Frame 1 (no input): blank canvas, image omitted
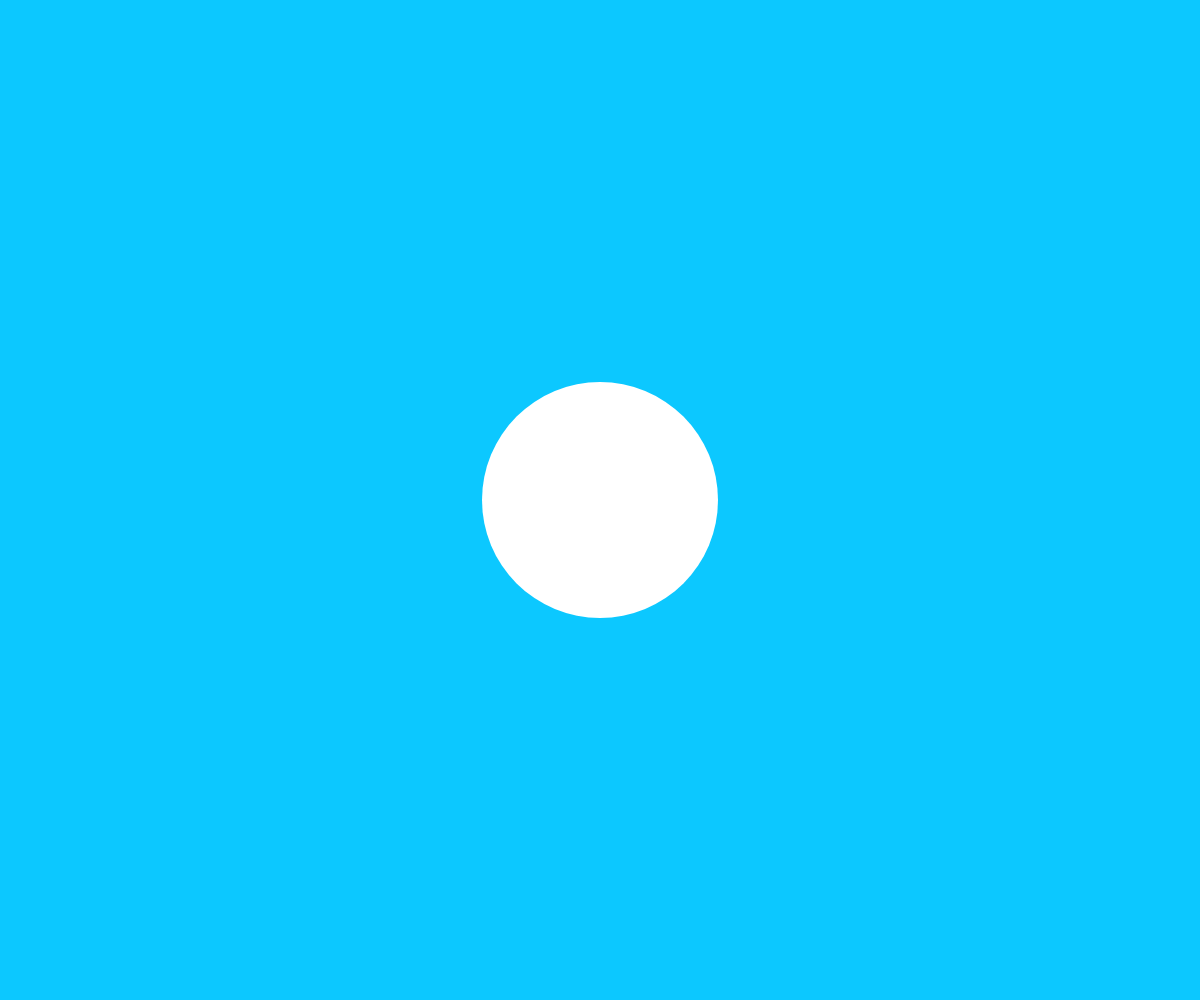
Frame 60 (no input)
Frame 120 (the mouse pressed at the canvas centre since frame 60): identical to frame 60, image omitted

The p5.js sketch that drew this single still picture (run headless with seeded random() and noise() and a simulated clock; from frame 60 on, the mouse is pressed at the canvas centre):

// p5.js sketch
// ── sketch.js
// Make Your Own (Growing Circle Exercise)
// Code! Programming with p5.js
// The Coding Train / Daniel Shiffman
// https://thecodingtrain.com/beginners/p5js/2.2-make-your-own.html
// https://youtu.be/dRhXIIFp-ys

// Make Your Own Variable: https://editor.p5js.org/codingtrain/sketches/xPXNdPy17
// Growing Circle Exercise: https://editor.p5js.org/codingtrain/sketches/ehbMJ-otC

let circleR = 0;

function setup() {
  createCanvas(windowWidth, windowHeight);
}

function mousePressed() {
  circleR = 0;
}

function draw() {
  background(12,200,256);
  noStroke();
  fill(255);
  circle(width / 2, height / 2, circleR * 2);
  circleR = circleR + 2;
}
